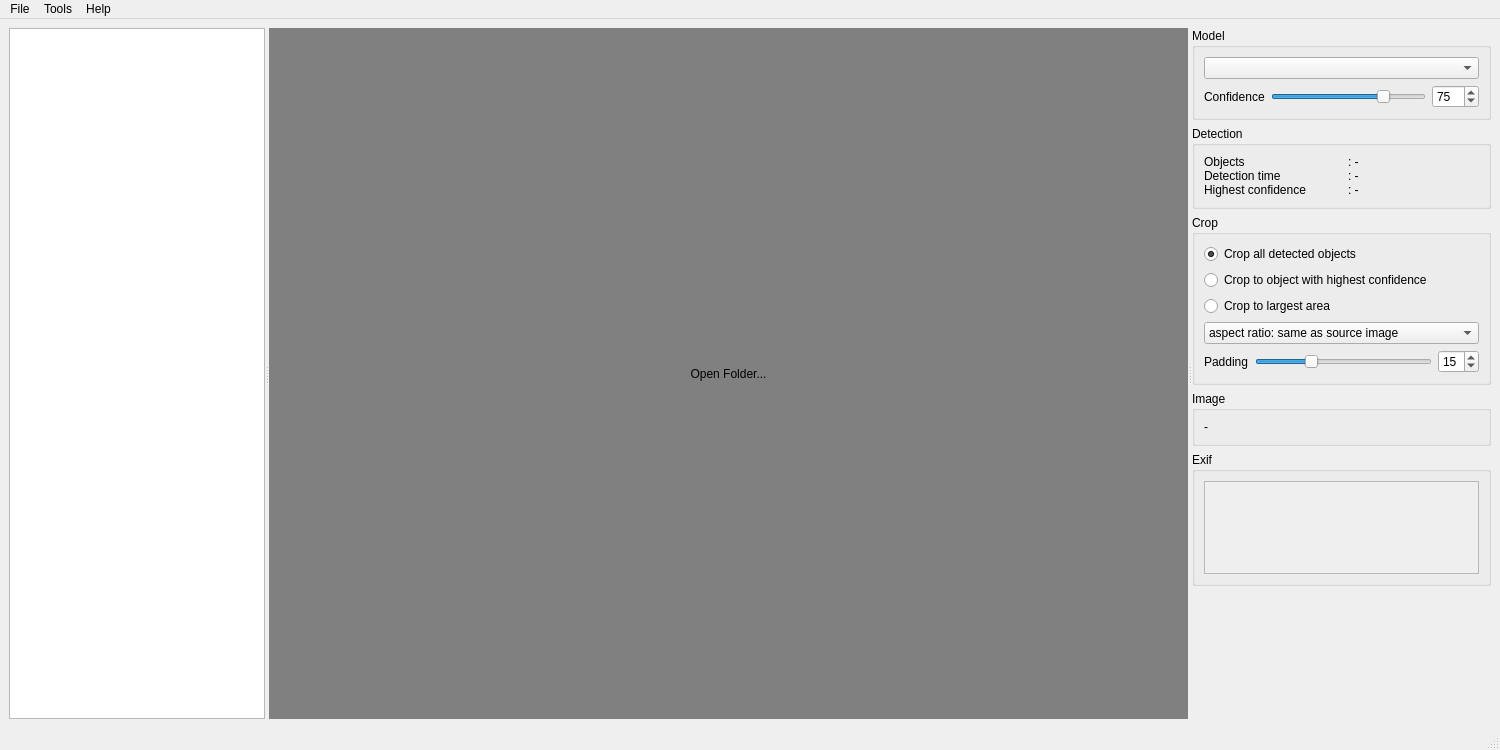
<?xml version="1.0" encoding="UTF-8"?>
<ui version="4.0">
 <class>DetectoristAppUI</class>
 <widget class="QMainWindow" name="DetectoristAppUI">
  <property name="geometry">
   <rect>
    <x>0</x>
    <y>0</y>
    <width>1500</width>
    <height>750</height>
   </rect>
  </property>
  <property name="windowTitle">
   <string>Detectorist</string>
  </property>
  <widget class="QWidget" name="centralWidget">
   <layout class="QHBoxLayout" name="mainLayout" stretch="0">
    <item>
     <widget class="QSplitter" name="splitter">
      <property name="orientation">
       <enum>Qt::Orientation::Horizontal</enum>
      </property>
      <widget class="QListView" name="imageListView"/>
      <widget class="QLabel" name="imageLabel">
       <property name="sizePolicy">
        <sizepolicy hsizetype="Expanding" vsizetype="Expanding">
         <horstretch>2</horstretch>
         <verstretch>0</verstretch>
        </sizepolicy>
       </property>
       <property name="styleSheet">
        <string>background-color: gray;</string>
       </property>
       <property name="text">
        <string>Open Folder...</string>
       </property>
       <property name="alignment">
        <set>Qt::AlignmentFlag::AlignCenter</set>
       </property>
      </widget>
      <widget class="QWidget" name="rightSidewidget" native="true">
       <layout class="QVBoxLayout" name="verticalLayout">
        <item>
         <widget class="QGroupBox" name="modelGroupBox">
          <property name="enabled">
           <bool>true</bool>
          </property>
          <property name="title">
           <string>Model</string>
          </property>
          <layout class="QGridLayout" name="gridLayout_2">
           <item row="0" column="0" colspan="3">
            <widget class="QComboBox" name="modelSelectComboBox">
             <property name="sizePolicy">
              <sizepolicy hsizetype="Minimum" vsizetype="Fixed">
               <horstretch>0</horstretch>
               <verstretch>0</verstretch>
              </sizepolicy>
             </property>
             <property name="toolTip">
              <string>Model used for object detection</string>
             </property>
            </widget>
           </item>
           <item row="1" column="0">
            <widget class="QLabel" name="confidenceLabel">
             <property name="toolTip">
              <string>The confidence threshold for filtering detections</string>
             </property>
             <property name="text">
              <string>Confidence</string>
             </property>
            </widget>
           </item>
           <item row="1" column="1">
            <widget class="QSlider" name="confidenceSlider">
             <property name="enabled">
              <bool>true</bool>
             </property>
             <property name="sizePolicy">
              <sizepolicy hsizetype="MinimumExpanding" vsizetype="Fixed">
               <horstretch>1</horstretch>
               <verstretch>0</verstretch>
              </sizepolicy>
             </property>
             <property name="toolTip">
              <string>The confidence threshold for filtering detections</string>
             </property>
             <property name="minimum">
              <number>1</number>
             </property>
             <property name="maximum">
              <number>100</number>
             </property>
             <property name="singleStep">
              <number>10</number>
             </property>
             <property name="sliderPosition">
              <number>75</number>
             </property>
             <property name="orientation">
              <enum>Qt::Orientation::Horizontal</enum>
             </property>
             <property name="tickPosition">
              <enum>QSlider::TickPosition::NoTicks</enum>
             </property>
            </widget>
           </item>
           <item row="1" column="2">
            <widget class="QSpinBox" name="confidenceSpinBox">
             <property name="minimum">
              <number>1</number>
             </property>
             <property name="maximum">
              <number>100</number>
             </property>
             <property name="value">
              <number>75</number>
             </property>
            </widget>
           </item>
          </layout>
         </widget>
        </item>
        <item>
         <widget class="QGroupBox" name="detectionInfoGroupBox">
          <property name="title">
           <string>Detection</string>
          </property>
          <layout class="QVBoxLayout" name="verticalLayout_4">
           <item>
            <widget class="QLabel" name="detectionInfoLabel">
             <property name="text">
              <string>Objects			: -
Detection time		: -
Highest confidence	: -</string>
             </property>
            </widget>
           </item>
          </layout>
         </widget>
        </item>
        <item>
         <widget class="QGroupBox" name="cropInfoGroupBox">
          <property name="title">
           <string>Crop</string>
          </property>
          <layout class="QGridLayout" name="grdlyt_crop">
           <item row="0" column="0" colspan="2">
            <widget class="QRadioButton" name="rb_crop_all_detected_objects">
             <property name="toolTip">
              <string>Crops all detected objects into individual images</string>
             </property>
             <property name="text">
              <string>Crop all detected objects</string>
             </property>
             <property name="checked">
              <bool>true</bool>
             </property>
             <attribute name="buttonGroup">
              <string notr="true">btngroup_crop</string>
             </attribute>
            </widget>
           </item>
           <item row="1" column="0" colspan="2">
            <widget class="QRadioButton" name="rb_crop_to_top_conf">
             <property name="toolTip">
              <string>Crops the object with the highest confidence into a new image</string>
             </property>
             <property name="text">
              <string>Crop to object with highest confidence</string>
             </property>
             <property name="checked">
              <bool>false</bool>
             </property>
             <attribute name="buttonGroup">
              <string notr="true">btngroup_crop</string>
             </attribute>
            </widget>
           </item>
           <item row="2" column="0" colspan="2">
            <widget class="QRadioButton" name="rb_crop_largest_area">
             <property name="toolTip">
              <string>Crops all detected object into a single image</string>
             </property>
             <property name="text">
              <string>Crop to largest area</string>
             </property>
             <property name="checked">
              <bool>false</bool>
             </property>
             <attribute name="buttonGroup">
              <string notr="true">btngroup_crop</string>
             </attribute>
            </widget>
           </item>
           <item row="3" column="0" colspan="3">
            <widget class="QComboBox" name="cropRatioComboBox">
             <property name="toolTip">
              <string>Aspect ratio for the crop</string>
             </property>
             <item>
              <property name="text">
               <string>aspect ratio: same as source image</string>
              </property>
             </item>
             <item>
              <property name="text">
               <string>3:2 (landscape)</string>
              </property>
             </item>
             <item>
              <property name="text">
               <string>4:3  (landscape)</string>
              </property>
             </item>
             <item>
              <property name="text">
               <string>5:4 (landscape)</string>
              </property>
             </item>
             <item>
              <property name="text">
               <string>16:9  (landscape)</string>
              </property>
             </item>
             <item>
              <property name="text">
               <string>21:9 (landscape)</string>
              </property>
             </item>
             <item>
              <property name="text">
               <string>1:1</string>
              </property>
             </item>
             <item>
              <property name="text">
               <string>2:3 (portrait)</string>
              </property>
             </item>
             <item>
              <property name="text">
               <string>3:4 (portrait)</string>
              </property>
             </item>
             <item>
              <property name="text">
               <string>4:5 (portrait)</string>
              </property>
             </item>
             <item>
              <property name="text">
               <string>9:16 (portrait)</string>
              </property>
             </item>
             <item>
              <property name="text">
               <string>9:21 (portrait)</string>
              </property>
             </item>
            </widget>
           </item>
           <item row="4" column="0">
            <widget class="QLabel" name="paddingLabel">
             <property name="toolTip">
              <string>The padding added to the crop (percent of the image size in percent)</string>
             </property>
             <property name="text">
              <string>Padding</string>
             </property>
            </widget>
           </item>
           <item row="4" column="1">
            <widget class="QSlider" name="paddingSlider">
             <property name="enabled">
              <bool>true</bool>
             </property>
             <property name="sizePolicy">
              <sizepolicy hsizetype="MinimumExpanding" vsizetype="Fixed">
               <horstretch>1</horstretch>
               <verstretch>0</verstretch>
              </sizepolicy>
             </property>
             <property name="toolTip">
              <string>The padding added to the crop (percent of the image size in percent)</string>
             </property>
             <property name="maximum">
              <number>50</number>
             </property>
             <property name="singleStep">
              <number>1</number>
             </property>
             <property name="sliderPosition">
              <number>15</number>
             </property>
             <property name="orientation">
              <enum>Qt::Orientation::Horizontal</enum>
             </property>
             <property name="tickPosition">
              <enum>QSlider::TickPosition::NoTicks</enum>
             </property>
            </widget>
           </item>
           <item row="4" column="2">
            <widget class="QSpinBox" name="paddingSpinBox">
             <property name="maximum">
              <number>50</number>
             </property>
             <property name="value">
              <number>15</number>
             </property>
            </widget>
           </item>
          </layout>
         </widget>
        </item>
        <item>
         <widget class="QGroupBox" name="imageInfoGroupBox">
          <property name="title">
           <string>Image</string>
          </property>
          <layout class="QVBoxLayout" name="verticalLayout_3">
           <item>
            <widget class="QLabel" name="imageInfoLabel">
             <property name="text">
              <string>-</string>
             </property>
            </widget>
           </item>
          </layout>
         </widget>
        </item>
        <item>
         <widget class="QGroupBox" name="imageExifGroupBox">
          <property name="title">
           <string>Exif</string>
          </property>
          <layout class="QHBoxLayout" name="horizontalLayout_2">
           <item>
            <widget class="QScrollArea" name="scrollArea">
             <property name="widgetResizable">
              <bool>true</bool>
             </property>
             <widget class="QWidget" name="scrollAreaWidgetContents_2">
              <property name="geometry">
               <rect>
                <x>0</x>
                <y>0</y>
                <width>298</width>
                <height>72</height>
               </rect>
              </property>
              <layout class="QHBoxLayout" name="horizontalLayout">
               <item>
                <widget class="QLabel" name="imageExifLabel"/>
               </item>
              </layout>
             </widget>
            </widget>
           </item>
          </layout>
         </widget>
        </item>
        <item>
         <spacer name="rightSideVerticalSpacer">
          <property name="orientation">
           <enum>Qt::Orientation::Vertical</enum>
          </property>
          <property name="sizeHint" stdset="0">
           <size>
            <width>20</width>
            <height>40</height>
           </size>
          </property>
         </spacer>
        </item>
       </layout>
      </widget>
     </widget>
    </item>
   </layout>
  </widget>
  <widget class="QMenuBar" name="menuBar">
   <property name="geometry">
    <rect>
     <x>0</x>
     <y>0</y>
     <width>1500</width>
     <height>30</height>
    </rect>
   </property>
   <widget class="QMenu" name="menuFile">
    <property name="title">
     <string>File</string>
    </property>
    <addaction name="openFolderAction"/>
   </widget>
   <widget class="QMenu" name="menuTools">
    <property name="title">
     <string>Tools</string>
    </property>
    <addaction name="actionSort_images_by_object_class"/>
    <addaction name="separator"/>
    <addaction name="actionCropSaveImage"/>
    <addaction name="actionCropSaveAllImages"/>
   </widget>
   <widget class="QMenu" name="menuHelp">
    <property name="title">
     <string>Help</string>
    </property>
    <addaction name="actionAbout"/>
   </widget>
   <addaction name="menuFile"/>
   <addaction name="menuTools"/>
   <addaction name="menuHelp"/>
  </widget>
  <widget class="QStatusBar" name="statusBar"/>
  <action name="openFolderAction">
   <property name="text">
    <string>Open Folder...</string>
   </property>
   <property name="shortcut">
    <string>Ctrl+O</string>
   </property>
  </action>
  <action name="cropAction">
   <property name="text">
    <string>Crop to Selection</string>
   </property>
   <property name="shortcut">
    <string>Ctrl+S</string>
   </property>
  </action>
  <action name="detectObjectAction">
   <property name="text">
    <string>Detect Object (AI)</string>
   </property>
   <property name="shortcut">
    <string>Ctrl+D</string>
   </property>
  </action>
  <action name="actionCropSaveImage">
   <property name="enabled">
    <bool>false</bool>
   </property>
   <property name="text">
    <string>Crop &amp;&amp; copy image</string>
   </property>
  </action>
  <action name="actionCropSaveAllImages">
   <property name="enabled">
    <bool>false</bool>
   </property>
   <property name="text">
    <string>Crop &amp;&amp; copy all images</string>
   </property>
   <property name="shortcut">
    <string>Ctrl+K</string>
   </property>
  </action>
  <action name="actionAbout">
   <property name="text">
    <string>About</string>
   </property>
  </action>
  <action name="actionSort_images_by_object_class">
   <property name="enabled">
    <bool>false</bool>
   </property>
   <property name="text">
    <string>Sort images into folders (by deteced object class)</string>
   </property>
   <property name="shortcut">
    <string>Ctrl+Shift+S</string>
   </property>
  </action>
 </widget>
 <resources/>
 <connections>
  <connection>
   <sender>confidenceSpinBox</sender>
   <signal>valueChanged(int)</signal>
   <receiver>confidenceSlider</receiver>
   <slot>setValue(int)</slot>
   <hints>
    <hint type="sourcelabel">
     <x>1460</x>
     <y>138</y>
    </hint>
    <hint type="destinationlabel">
     <x>1409</x>
     <y>140</y>
    </hint>
   </hints>
  </connection>
  <connection>
   <sender>confidenceSlider</sender>
   <signal>valueChanged(int)</signal>
   <receiver>confidenceSpinBox</receiver>
   <slot>setValue(int)</slot>
   <hints>
    <hint type="sourcelabel">
     <x>1409</x>
     <y>140</y>
    </hint>
    <hint type="destinationlabel">
     <x>1460</x>
     <y>138</y>
    </hint>
   </hints>
  </connection>
  <connection>
   <sender>paddingSlider</sender>
   <signal>valueChanged(int)</signal>
   <receiver>paddingSpinBox</receiver>
   <slot>setValue(int)</slot>
   <hints>
    <hint type="sourcelabel">
     <x>1371</x>
     <y>292</y>
    </hint>
    <hint type="destinationlabel">
     <x>1425</x>
     <y>292</y>
    </hint>
   </hints>
  </connection>
  <connection>
   <sender>paddingSpinBox</sender>
   <signal>valueChanged(int)</signal>
   <receiver>paddingSlider</receiver>
   <slot>setValue(int)</slot>
   <hints>
    <hint type="sourcelabel">
     <x>1438</x>
     <y>296</y>
    </hint>
    <hint type="destinationlabel">
     <x>1384</x>
     <y>297</y>
    </hint>
   </hints>
  </connection>
 </connections>
 <buttongroups>
  <buttongroup name="btngroup_crop"/>
 </buttongroups>
</ui>
